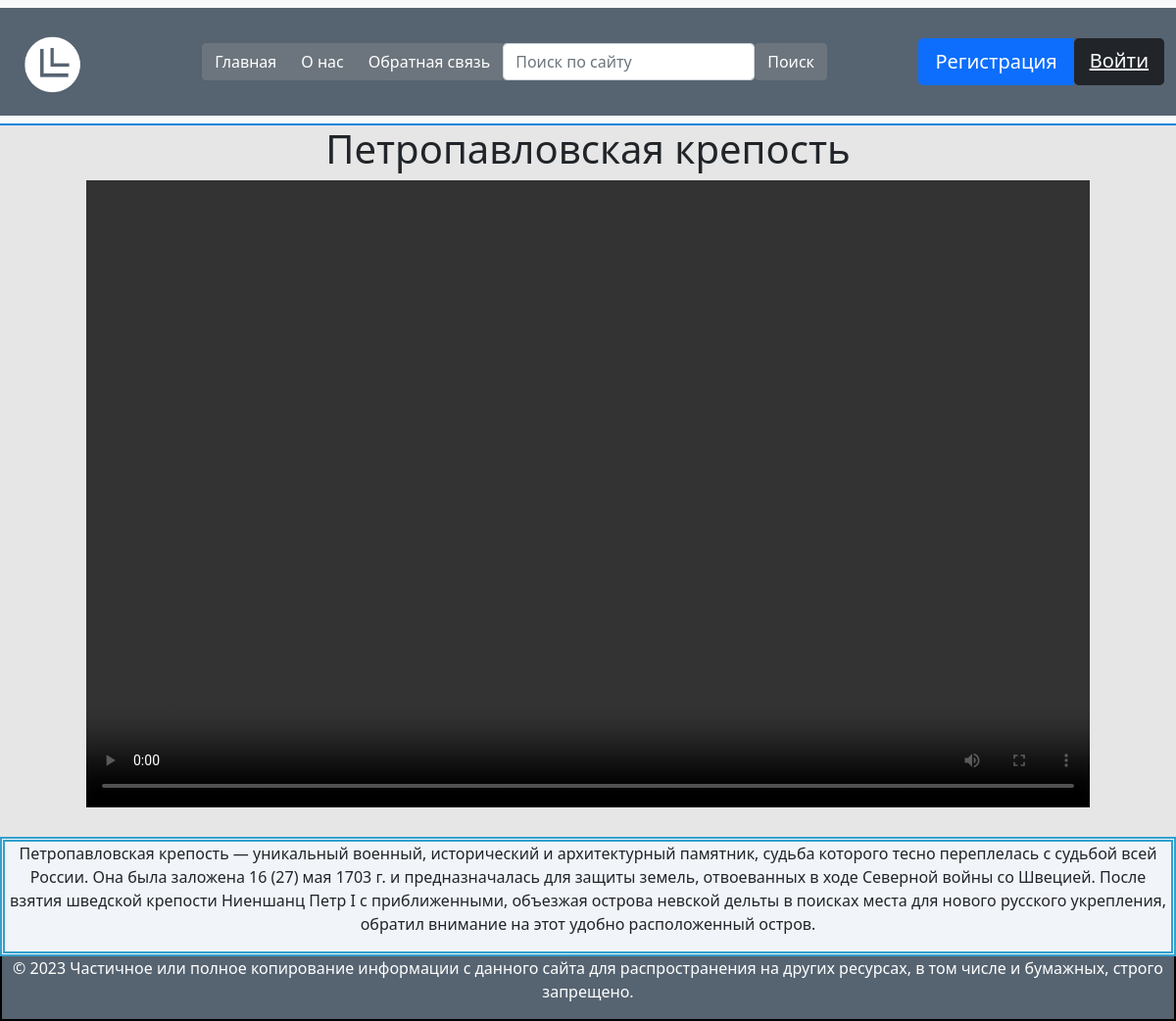
Screenshot of /post/petropavlovskay-krepost/ with the database file from the repository.
### history/models.py (models this page shows, shortened)
class Movie(models.Model):
    title = models.CharField(max_length=255, verbose_name='Заголовок')
    description = models.TextField(verbose_name='Описание')
    location = models.TextField(max_length=255, default=True, verbose_name='Адрес')
    image = models.ImageField(upload_to='images/%Y/%m',verbose_name='Изображение')
    video = models.FileField(upload_to='videos//%Y/%m', verbose_name='Видео')
    created_at = models.DateTimeField(auto_now_add=True, verbose_name='Время создания')
    updated_at = models.DateTimeField(auto_now=True, verbose_name='Дата обновления')
    is_published = models.BooleanField(default=True, verbose_name='Публикация')
    slug = models.SlugField(max_length=255, unique=True, db_index=True, verbose_name='URL')
    def __str__(self):
        return self.title
    class Meta:
        verbose_name = 'Достопримечательности'
        verbose_name_plural = 'Достопримечательности'
        ordering = ['title', 'created_at']

### history/views.py (the view)
# urls.py: path('post/<slug:post_slug>/', ShowPost.as_view(), name='post'),
class ShowPost(DetailView):
    model = Movie
    template_name = 'history/post.html'
    slug_url_kwarg = 'post_slug'
    context_object_name = 'post'
    def get_context_data(self, *, object_list=None, **kwargs):
        context = super().get_context_data(**kwargs)
        context['title'] = context['post']
        return context

### history/templates/history/post.html
{% extends 'history/base.html' %}
{% block content %}
  <h1 class="post-center">{{post.title}}</h1>
  <div align='center'><video width="1024" height="640" controls>
    <source src="{{ post.video.url }}" type="video/mp4">
  </video>
  </div><br>
  <div class="post-center" style="background-color:#f1f5f9; border: thick double #32a1ce">{{post.description|linebreaks}}</div>
{% endblock %}

### history/static/history/css/styles.css (style rules this page uses)
.post-center { text-align: center; }

### rows the page displays
Movie: title "Петропавловская крепость", description "Петропавловская крепость — уникальный военный, исторический и архитектурный памятник, судьба которого тесно переплелась с судьбой всей России. Она была заложена 16 (27) мая 1703 г. и предназначалась для защиты земель, отвоеванных в ходе Северной войны со Швецией. После взятия шведской крепости Ниеншанц Петр I с приближенными, объезжая острова невской дельты в поисках места для нового русского укрепления, обратил внимание на этот удобно расположенный остров."
